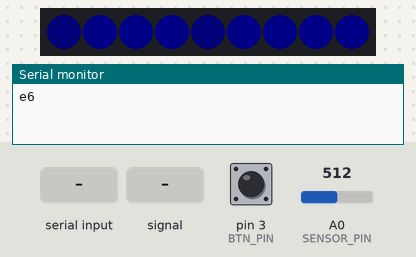
Simulated run of this sketch. Board: Arduino Uno, built with avr-gcc and run on an emulated ATmega328P. Shown: 9 RGB LEDs in strip order, left to right, the last lines printed to the serial monitor. The inputs (shaded band) are chosen by the test bench; at power-on: A0 (SENSOR_PIN) = 512, pin 3 (BTN_PIN) LOW. Dim RGB values are drawn brighter than linear.

Above: at 1.25 s.
1.3 s: "c90\n" received over Serial
At 2.0 s:
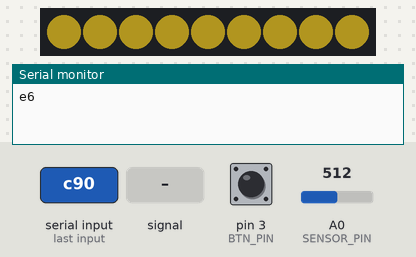
2.8 s: "c,45\n" received over Serial
At 3.3 s:
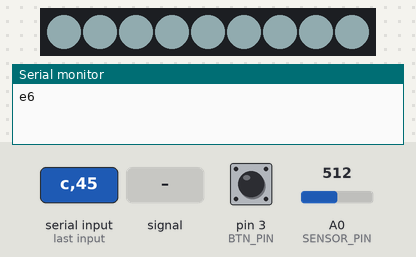
4.3 s: "p,45\n" received over Serial
At 4.49 s:
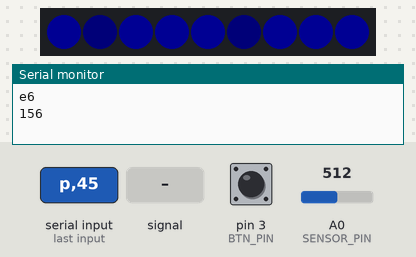
5.8 s: A0 (SENSOR_PIN) fed a 2 Hz sine of ±306 counts around its level
8.8 s: A0 (SENSOR_PIN) set to 716
At 10.5 s:
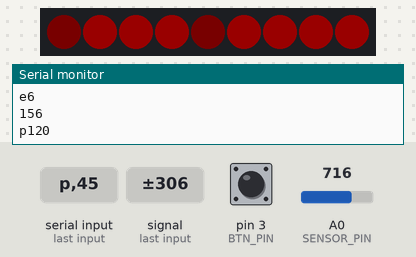
11.8 s: pin 3 (BTN_PIN) pulled HIGH for 0.15 s
At 12.65 s:
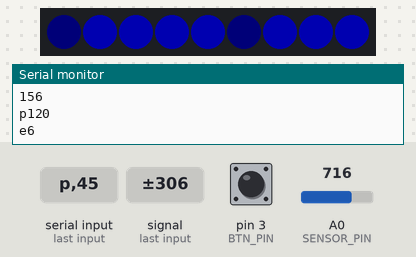
Timing chart, 0 to 13.5 s (numbered marks = the images above; inputs shaded):
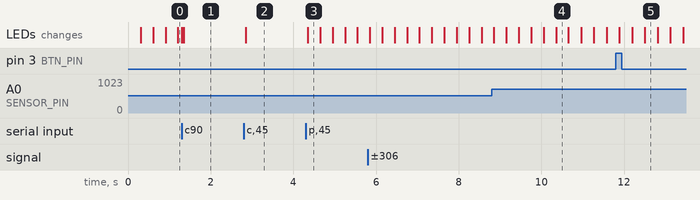

The sketch:

sketch.ino
```cpp
//includes
#include "GyverTimer.h"
#include "GyverFilters.h"
#include <FastLED.h>
#include "GyverButton.h"
//defines(settings)
#define BRIGHTNESS 70 // max brightness
#define MIN_BRIGHTNESS 5 // min brightness
#define OFF_BRIGHTNESS 2 // off led brightness
#define TIME_FADE 700 / (BRIGHTNESS-MIN_BRIGHTNESS) // calculate the fade time
#define DATA_PIN 13 // pin where's sk6812 connected
#define NUM_LEDS 9 // how many leds in your circle
#define BTN_PIN 3
#define EFFECTS_AMOUNT 7
#define SENSOR_PIN A0

//start effect timer with 1 ms period
GTimer_ms effectTimer(10);
// Define the array of leds
CRGB leds[NUM_LEDS];
//Work with buttons
GButton touch(BTN_PIN, LOW_PULL, NORM_OPEN);
//Filter
GFilterRA filter;

/// global variables
uint8_t brightness = 35; // global brightness ( for fade)
uint8_t effect = 6; // number effect
boolean dir = true; // direction (global boolean variable);
unsigned long counter = 0; // first ( big) counter. Used to set period of calling effects
int counter2 = 0; // second counter
int counter3 = 0;
boolean in_peak = true; // direction (global boolean variable);
unsigned long counter_p = 0; // first ( big) counter. Used to set period of calling effects
uint8_t prev_val = 0; // second counter
uint8_t peak_amount = 0;
uint8_t pulse_effect = 0;
boolean need_setup = true; // is effect need to setup(SET TO TRUE IF YOU CHANGED EFFECT)
boolean fade = true;
boolean off_leds = true;
boolean bluetooth_changes = true; // if effect changed need to set it
boolean graph = false;
uint8_t pulse_borders[3] = {60, 90, 120};
CRGB SerialColor = CRGB(0, 0, 0); // global color variable(now used for serial color storage)
///

///effect timer tick(call in loop) period of calling 1ms
void effectTick(int effect_num) {
  if (effectTimer.isReady()) {
    switch (effect_num) {
      case 0:
        medium(false , false, true);
        break;
      case 1:
        round_effect(true , true, false, false , false, true);
        break;
      case 2:
        medium(true , true, false);
        break;
      case 3:
        round_effect(true , false, false, true , true, false);
        break;
      case 4:
        medium(true , false, false);
        break;
      case 5:
        fast(true , false, false);
        break;
      case 7:
        color(SerialColor);
        break;
    }
  }
}
// call in loop to work with serial
void serialTick() {
  if (Serial.available() > 0) {
    String serial = Serial.readString();
    if (serial[0] == 'e') {
      if(effect >= 6 ) {
        effect = 0;
        bluetooth_changes = true;
      }
      if ( serial[1] == '+' && effect < 5) next_effect();
      if ( serial[1] == '-' ) previous_effect();
      need_setup = true;
    }
    if (serial[0] == 'c') {
      effect = 7;
      int red = serial[1];
      int green = serial[2];
      int blue = serial[3];
      SerialColor = CRGB(red, green, blue);
      /// Serial.println(effect);
      need_setup = true;
    }
    if (serial[0] == 's') {
      if (serial[1] - '0' == 0) fade = false;
      if (serial[1] - '0' == 1) fade = true;
      if (serial[2] - '0' == 0) off_leds = false;
      if (serial[2] - '0' == 1) off_leds = true;
    }
    if (serial[0] == 'g') {
      if ( serial[1] == '1' ) graph = true;
      if ( serial[1] == '0' ) graph = false;
    }
    if (serial[0] == 'p') {
      if ((serial[1] - '0') < 3) {
        int number_getted = (serial[2] - '0') * 100 + (serial[3] - '0') * 10 + (serial[4] - '0');
        int border_num = serial[1] - '0';
        pulse_borders[border_num] = number_getted;
        Serial.println(pulse_borders[border_num]);
        effect = 6;
        need_setup = true;
      }
    }
  }
  if (bluetooth_changes) {
    bluetooth_changes = false;
    char effect_char = effect + '0';
    Serial.print("e");
    Serial.println(effect_char);
  }

}
void next_effect() {
  if (effect + 1 < EFFECTS_AMOUNT) effect++; // last effect is serial color
  if ( effect == 1 || effect == 3 ) { // skip round effects
    effect++;
  }
  need_setup = true;
  bluetooth_changes = true;
}
void previous_effect() {
  if (effect > 0) effect--;
  need_setup = true;
  bluetooth_changes = true;
}
void buttonTick() {
  touch.tick();

  if (touch.hasClicks()) {
    byte clicks = touch.getClicks();
    switch (clicks) {
      case 1:
        next_effect();
        break;
      case 2:
        previous_effect();
        break;
      case 3:
        break;
    }
  }
}
void setup() {
  FastLED.addLeds<NEOPIXEL, DATA_PIN>(leds, NUM_LEDS);
  FastLED.show();
  Serial.begin(9600);
  Serial.setTimeout(40);
  //button settings
  touch.setTimeout(300);
  touch.setStepTimeout(10);
  analogReference(INTERNAL);
  // filters
  filter.setCoef(0.3);
  filter.setStep(1);
}
void loop() {
  if (effect == 6) {
    piezo();
    effectTick(pulse_effect);
  }
  else effectTick(effect);
  buttonTick();
  serialTick();
}
```

effects.ino
```cpp
void fillAll(boolean Red, boolean Green, boolean Blue, int bright) {
  for (int j = 0; j < NUM_LEDS; j++) {
    leds[j] = CRGB(Red ? bright : 0, Green ? bright : 0, Blue ? bright : 0);
  }
}
void medium(boolean Red, boolean Green, boolean Blue) {
  if (need_setup) {
    need_setup = false;
    FastLED.clear();
    counter = 0;
    counter2 = 0;
  }
  if (dir) {
    if (fade) fillAll(Red, Green, Blue, brightness);
    brightness++;
    if (brightness >= BRIGHTNESS) {
      dir = false;
    }
  }
  else {
    if (fade) fillAll(Red, Green, Blue, brightness);
    brightness--;
    if (brightness <= MIN_BRIGHTNESS) {
      dir = true;
    }
  }
  if (!fade) fillAll(Red, Green, Blue, BRIGHTNESS);
  if (off_leds) leds[counter2] = CRGB(Red ? OFF_BRIGHTNESS : 0, Green ? OFF_BRIGHTNESS : 0, Blue ? OFF_BRIGHTNESS : 0);
  int counter21 = counter2 + 4;
  if (counter21 > NUM_LEDS - 1) counter21 -= NUM_LEDS;
  if (off_leds) leds[counter21] = CRGB(Red ? OFF_BRIGHTNESS : 0, Green ? OFF_BRIGHTNESS : 0, Blue ? OFF_BRIGHTNESS : 0);
  FastLED.show();
  if ((counter % 6) == 0) {
    // if (!(random(5) == 0)) counter2++;
    counter2++;
    if (counter2 > NUM_LEDS - 1) counter2 = 0;

  }
  counter++;
}
void round_effect(boolean Red, boolean Green, boolean Blue, boolean Red1, boolean Green1, boolean Blue1) {
  if (need_setup) {
    counter = 0;
    need_setup = false;
    fillAll(Red, Green, Blue, BRIGHTNESS);
    counter2 = 3;
    FastLED.show();
  }
  if ((counter % 6) == 0 ) {
    leds[counter2] = CRGB(Red1 ? BRIGHTNESS : 0, Green1 ? BRIGHTNESS : 0, Blue1 ? BRIGHTNESS : 0);
    counter2--;
    if (counter2 < 0) counter2 = NUM_LEDS - 1;
    if (counter2 == 3) {
      effect -= 1;
      bluetooth_changes = true;
      //need_setup = true;
    }
    FastLED.show();
  }
  counter++;
}
void fast(boolean Red, boolean Green, boolean Blue) {
  if (need_setup) {
    counter = 0;
    need_setup = false;
    dir = true;
    fillAll(Red, Green, Blue, BRIGHTNESS);
    counter2 = 6;
    FastLED.show();
  }
  if ((counter % counter2) == 0 ) {
    if (dir) {
      fillAll(Red, Green, Blue, BRIGHTNESS);
      dir = false;
      if (counter2 == 6) counter2 = 16;
      else if (counter2 == 16) counter2 = 6;
    }
    else {
      fillAll(true, true, true, 0);
      dir = true;
    }
    FastLED.show();
  }
  counter++;
}
void color(CRGB Color) {
  for (int j = 0; j < NUM_LEDS; j++) {
    leds[j] = Color;
  }
  FastLED.show();

}
void piezo() {
  if (need_setup) {
    counter_p = millis(); // time now
    need_setup = false; // setup no't needed any more
    in_peak = false; // in peak
    prev_val = 0; //  previous value
    peak_amount = 6; // number of peaks in time interval
    pulse_effect = 0;
  }
  int pulse = 60;
  int16_t val = 0; //readed  from annalog value

  // analog and filter staff
  for (int i = 0; i < 33; i++) {
    val += analogRead(SENSOR_PIN);
  }
  val = val / 32; // medium from 64 readings
  val = filter.filteredTime(val); // filter values
  if (val < 30) val = 0; // if value > TRESHOLD value = 0

  if (val > prev_val) { // if value > prev value
    in_peak = true; // we in peak
  }
  if ((val < prev_val) && in_peak) { // if in peak and we going down then peak ended(amplitude = counter)
    if (prev_val > 15) { // if amplitude > TRESHOLD
      peak_amount++; // increment counter of peaks
    }
    in_peak = false; // not in peak
  }
  prev_val = val; // ended peak and analog staff previous value = value
  //Serial staff
  // pulse (recalculate pulse every 6 sec)
  if ((millis() - counter_p) > 6000) {
    // calculate and timer staff
    counter_p = millis();
    Serial.print("p");
    pulse = peak_amount * 10; // calculate pulse
    Serial.println(pulse);
    // mood staff
    if (pulse <= pulse_borders[0]) {
      pulse_effect = 0;
    }
    if (pulse > pulse_borders[0] && pulse <= pulse_borders[1]) {
      pulse_effect = 2;
    }
    if (pulse > pulse_borders[1] && pulse <= pulse_borders[2]) {
      pulse_effect = 4;
    }
    if (pulse > pulse_borders[2]) {
      pulse_effect = 5;
    }
    need_setup = true;
    peak_amount = 0;
  }
  // graph(send if needed(graph = true)
  if (graph) {
    //Serial.print("v");
    Serial.println(val);
  }


}
```

Measured:
- after the input at 1.3 s, the LEDs: first differ from a run without the input at once (image 1)
- after the input at 2.8 s, the LEDs: change after 0.05 s (image 2)
- after the input at 4.3 s, the LEDs: change after 0.05 s (image 3)
- after the input at 11.8 s, the LEDs: first differ from a run without the input after 0.70 s (image 5)
